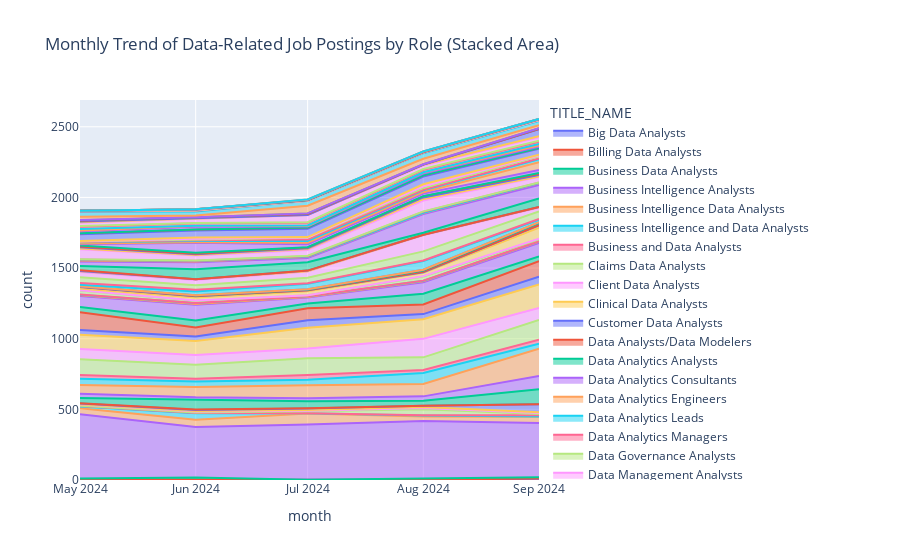

The notebook cell saved with this chart:
### Markdown cell above
***Monthly Trend of Data-Related Job Postings by Role***

### Code cell
# 1. Filter the main df into df_roles
df_roles = df[df["TITLE_NAME"].str.contains(" Data Analysts|Business Intelligence Analysts|Data Analytics Engineers|Data and Reporting Analysts|"
    "Data Governance Analysts|Data Quality Analysts|Data Analytics Analysts|Data Management Analysts|"
    "Data Modelers|Lead Data Analysts|Research Data Analysts|IT Data Analysts|Data Analytics Manager|"
    "Lead Business Intelligence Analysts|Data Science Analysts|Data Analytics Leads|"
    "Business Intelligence Data Analysts|Data Operations Analysts|Health Data Analysts|"
    "Data analytics consultants|Enterprise Data Analysts", case=False, na=False)]

# 1. Make a copy to avoid SettingWithCopyWarning
df_roles = df_roles.copy()

# 2. Convert POSTED to datetime (if not already)
df_roles["POSTED"] = pd.to_datetime(df_roles["POSTED"])

# 3. Create a monthly column as a Timestamp
df_roles["month"] = df_roles["POSTED"].dt.to_period("M").dt.to_timestamp()

# 4. Group by month and role
monthly_counts = df_roles.groupby(["month", "TITLE_NAME"]).size().reset_index(name="count")

fig = px.area(
    monthly_counts,
    x="month",
    y="count",
    color="TITLE_NAME",
    title="Monthly Trend of Data-Related Job Postings by Role (Stacked Area)"
)
fig.show()
